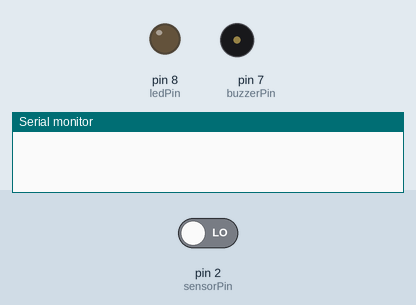
The sketch below on a simulated Arduino Uno, built with avr-gcc and run on an emulated ATmega328P. Shown: output pins drawn as LEDs (lit = HIGH), buzzer (waves = sounding), the last lines printed to the serial monitor. The inputs (shaded band) are chosen by the test bench; at power-on: pin 2 (sensorPin) LOW.

Above: at 1.2 s.
1.3 s: pin 2 (sensorPin) driven HIGH
At 2.4 s:
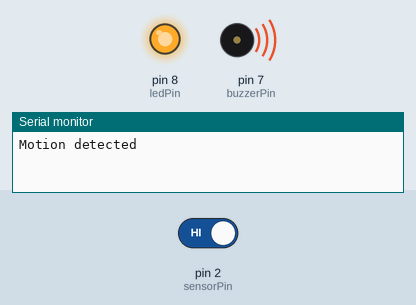
4.3 s: pin 2 (sensorPin) driven LOW
At 5.1 s:
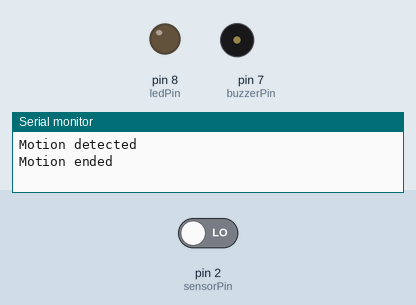
Timing chart, 0 to 7.3 s (numbered marks = the images above; inputs shaded):
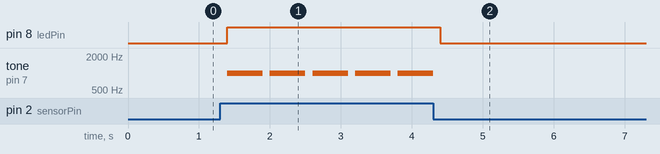

Measured:
- after the input at 1.3 s, pin 8 (ledPin): LOW → HIGH after 0.10 s; tone on pin 7 (buzzerPin): alternates 1000 Hz for 0.50 s and silent for 0.10 s, starting after 0.10 s
- after the input at 4.3 s, pin 8 (ledPin): HIGH → LOW after 0.10 s; tone on pin 7 (buzzerPin): goes on until 4.3 s, then stays silent

The sketch:

motionSensor.ino
```cpp
#define sensorPin 2
#define ledPin 8
#define buzzerPin 7

int val = 0;
bool motionState = false;  //We start with no motion detected

void setup()
{
  pinMode(ledPin, OUTPUT);
  pinMode(sensorPin, INPUT);
  pinMode(buzzerPin, OUTPUT);

  Serial.begin(9600);
}

void loop()
{
  val = digitalRead(sensorPin); //Read out the sensor pin and store as val

  //If motion is detected (ie. sensorPin=HIGH),...
  if (val == HIGH)
  {
    digitalWrite(ledPin, HIGH);
    alarm(500, 1000); //Call the alarm(duration, frequencuy) function
    delay(100);

    //Change the motion state to true (motion detected):
    if (motionState == false)
    {
      Serial.println("Motion detected");
      motionState = true;
    }
  }

  else
  {
    digitalWrite(ledPin, LOW);
    noTone(buzzerPin);
    delay(200);

    //Change the motion state to false (no motion)
    if (motionState == true)
    {
      Serial.println("Motion ended");
      motionState = false;
    }
  }
}


//Fucntion to sound the alarm
void alarm(long duration, int freq)
{
  tone(buzzerPin, freq);
  delay(duration);
  noTone(buzzerPin);
}
```
